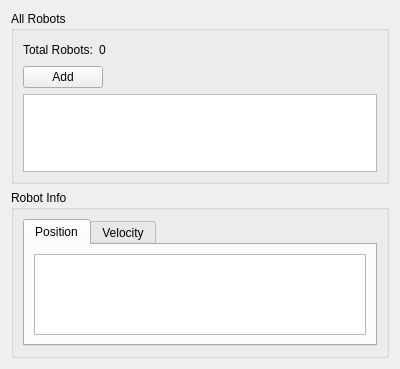
<?xml version="1.0" encoding="UTF-8"?>
<ui version="4.0">
 <class>UiRobotInfoWidget</class>
 <widget class="QWidget" name="UiRobotInfoWidget">
  <property name="geometry">
   <rect>
    <x>0</x>
    <y>0</y>
    <width>400</width>
    <height>369</height>
   </rect>
  </property>
  <property name="windowTitle">
   <string>Form</string>
  </property>
  <layout class="QVBoxLayout" name="verticalLayout">
   <item>
    <widget class="QGroupBox" name="groupBox">
     <property name="title">
      <string>All Robots</string>
     </property>
     <layout class="QVBoxLayout" name="verticalLayout_3">
      <item>
       <layout class="QVBoxLayout" name="verticalLayout_2">
        <item>
         <layout class="QHBoxLayout" name="horizontalLayout">
          <item>
           <widget class="QLabel" name="label_2">
            <property name="text">
             <string>Total Robots:</string>
            </property>
           </widget>
          </item>
          <item>
           <widget class="QLabel" name="label">
            <property name="text">
             <string>0</string>
            </property>
           </widget>
          </item>
          <item>
           <spacer name="horizontalSpacer">
            <property name="orientation">
             <enum>Qt::Horizontal</enum>
            </property>
            <property name="sizeHint" stdset="0">
             <size>
              <width>40</width>
              <height>20</height>
             </size>
            </property>
           </spacer>
          </item>
         </layout>
        </item>
        <item>
         <layout class="QHBoxLayout" name="horizontalLayout_2">
          <item>
           <widget class="QPushButton" name="addButton">
            <property name="text">
             <string>Add</string>
            </property>
           </widget>
          </item>
          <item>
           <spacer name="horizontalSpacer_2">
            <property name="orientation">
             <enum>Qt::Horizontal</enum>
            </property>
            <property name="sizeHint" stdset="0">
             <size>
              <width>40</width>
              <height>20</height>
             </size>
            </property>
           </spacer>
          </item>
         </layout>
        </item>
        <item>
         <widget class="QTableView" name="tableView"/>
        </item>
       </layout>
      </item>
     </layout>
    </widget>
   </item>
   <item>
    <widget class="QGroupBox" name="groupBox_2">
     <property name="title">
      <string>Robot Info</string>
     </property>
     <layout class="QHBoxLayout" name="horizontalLayout_3">
      <item>
       <widget class="QTabWidget" name="Position">
        <property name="currentIndex">
         <number>0</number>
        </property>
        <widget class="QWidget" name="tab">
         <attribute name="title">
          <string>Position</string>
         </attribute>
         <layout class="QVBoxLayout" name="verticalLayout_4">
          <item>
           <widget class="QTableView" name="tableView_2"/>
          </item>
         </layout>
        </widget>
        <widget class="QWidget" name="tab_2">
         <attribute name="title">
          <string>Velocity</string>
         </attribute>
        </widget>
       </widget>
      </item>
     </layout>
    </widget>
   </item>
  </layout>
 </widget>
 <resources/>
 <connections/>
</ui>
